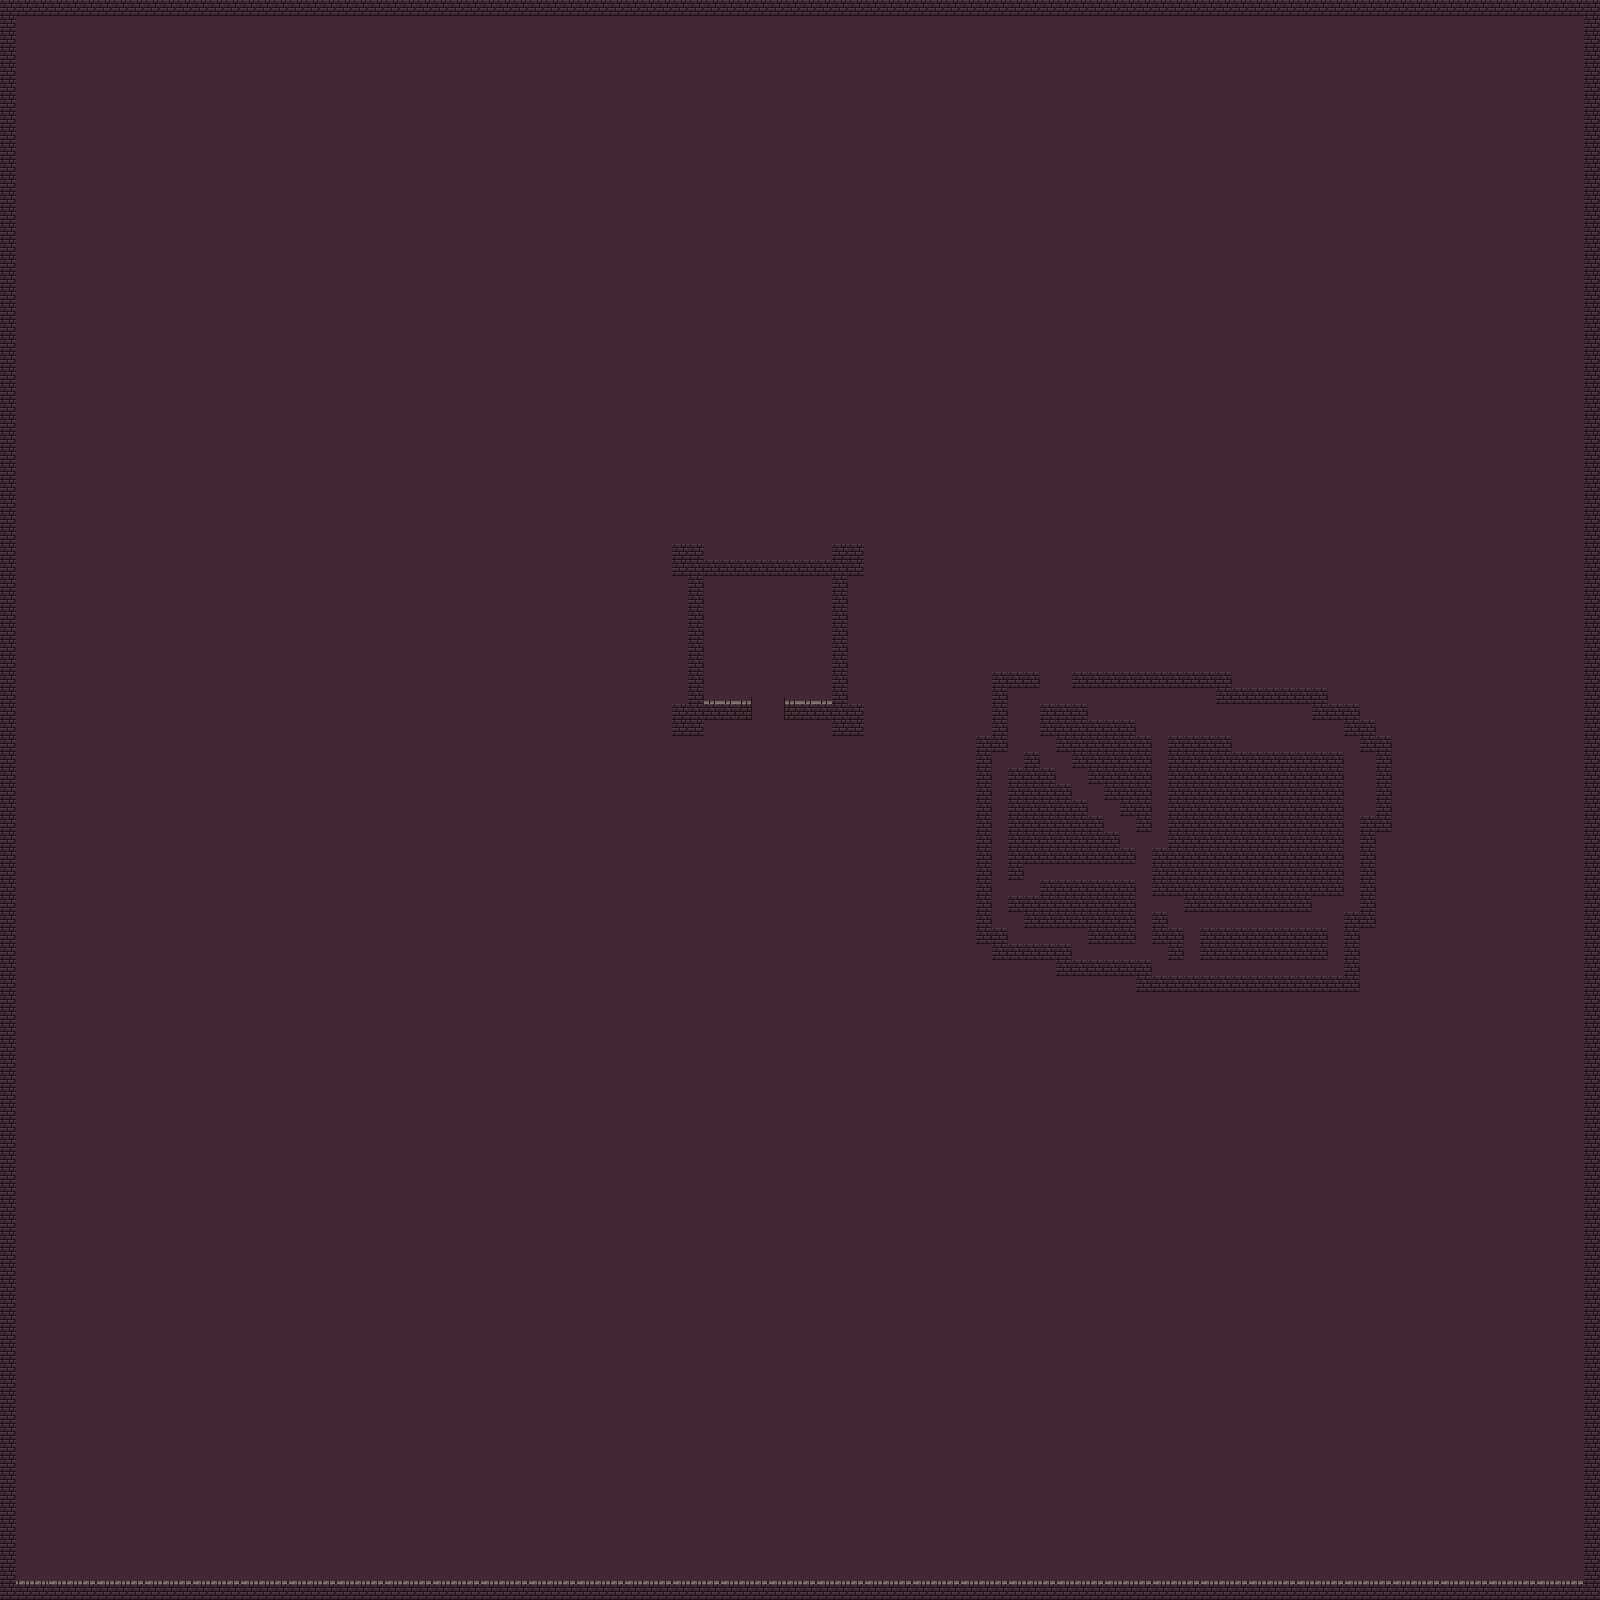

This is a level from a 2D game, rendered from its Tiled map with the project's own tilesets. A one-line summary and the map file follow, with tile-layer data summarised:
An orthogonal 100x100 tile map with 16x16 px tiles, 2 tile layers (Background, Foreground) and 74 objects.

<map version="1.2" tiledversion="1.3.5" orientation="orthogonal" renderorder="left-up" compressionlevel="0" width="100" height="100" tilewidth="16" tileheight="16" infinite="0" nextlayerid="5" nextobjectid="268">
 <tileset firstgid="1" source="0x72_16x16DungeonTilesetTogether.tsx" />
 <layer id="1" name="Background" width="100" height="100">
  <data>[10000 cells, 10000 non-empty, 5 distinct tile ids]</data>
 </layer>
 <layer id="2" name="Foreground" width="100" height="100">
  <data>[10000 cells, 104 non-empty, 6 distinct tile ids]</data>
 </layer>
 <objectgroup id="3" name="Walls">
  <object id="59" x="689" y="560" width="15.5" height="159.25" />
  <object id="60" x="703.375" y="704.75" width="48.25" height="14.5" />
  <object id="66" x="832.25" y="559.875" width="15.375" height="160.25" />
  <object id="67" x="784.75" y="704.625" width="48.5" height="14.625" />
  <object id="69" x="703.5" y="560.625" width="129.375" height="14.25" />
  <object id="72" x="0" y="0.125" width="1600.38" height="15" />
  <object id="75" x="0" y="1584.13" width="1600.25" height="16" />
  <object id="77" x="1584.31" y="14.125" width="15.6875" height="1570.5" />
  <object id="78" x="0.125" y="14.5" width="16" height="1570.5" />
  <object id="205" x="992" y="672" width="16" height="80" />
  <object id="206" x="976" y="736" width="16" height="208" />
  <object id="207" x="992" y="928" width="16" height="32" />
  <object id="208" x="1008" y="944" width="64" height="16" />
  <object id="209" x="1056" y="960" width="96" height="16" />
  <object id="210" x="1136" y="976" width="224" height="16" />
  <object id="215" x="1344" y="912" width="16" height="64" />
  <object id="216" x="1360" y="816" width="16" height="112" />
  <object id="219" x="1376" y="736" width="16" height="96" />
  <object id="221" x="1360" y="720" width="16" height="32" />
  <object id="222" x="1344" y="704" width="16" height="32" />
  <object id="223" x="1312" y="704" width="32" height="16" />
  <object id="225" x="1216" y="688" width="112" height="16" />
  <object id="226" x="1072" y="672" width="160" height="16" />
  <object id="227" x="1008" y="672" width="32" height="16" />
  <object id="228" x="1040" y="704" width="48" height="16" />
  <object id="229" x="1040" y="720" width="96" height="16" />
  <object id="230" x="1056" y="736" width="96" height="16" />
  <object id="231" x="1072" y="752" width="80" height="16" />
  <object id="232" x="1088" y="768" width="64" height="16" />
  <object id="233" x="1104" y="784" width="48" height="16" />
  <object id="234" x="1120" y="800" width="32" height="16" />
  <object id="235" x="1136" y="816" width="16" height="16" />
  <object id="236" x="1024" y="752" width="16" height="16" />
  <object id="237" x="1008" y="768" width="48" height="96" />
  <object id="238" x="1056" y="784" width="16" height="80" />
  <object id="239" x="1072" y="800" width="16" height="64" />
  <object id="240" x="1088" y="816" width="16" height="48" />
  <object id="241" x="1104" y="832" width="16" height="32" />
  <object id="242" x="1120" y="848" width="16" height="16" />
  <object id="243" x="1008" y="864" width="16" height="16" />
  <object id="244" x="1040" y="880" width="96" height="16" />
  <object id="245" x="1024" y="896" width="112" height="32" />
  <object id="246" x="1008" y="896" width="16" height="16" />
  <object id="247" x="1088" y="928" width="48" height="16" />
  <object id="248" x="1152" y="912" width="16" height="32" />
  <object id="249" x="1168" y="928" width="16" height="32" />
  <object id="250" x="1200" y="928" width="128" height="32" />
  <object id="251" x="1312" y="752" width="32" height="144" />
  <object id="253" x="1184" y="752" width="128" height="160" />
  <object id="255" x="1152" y="848" width="32" height="48" />
  <object id="256" x="1168" y="736" width="16" height="112" />
  <object id="257" x="1184" y="736" width="48" height="16" />
 </objectgroup>
 <objectgroup id="4" name="Mobs">
  <object id="128" gid="328" x="847.875" y="735.5" width="16" height="16" />
  <object id="129" gid="328" x="847.75" y="559.625" width="16" height="16" />
  <object id="130" gid="328" x="672.75" y="559.25" width="16" height="16" />
  <object id="131" gid="328" x="672.375" y="735.25" width="16" height="16" />
  <object id="132" gid="16" x="629.5" y="672.75" width="16" height="16" />
  <object id="133" gid="15" x="603.25" y="668.25" width="16" height="16" />
  <object id="134" gid="14" x="574.75" y="665" width="16" height="16" />
  <object id="135" gid="13" x="547" y="667.25" width="16" height="16" />
  <object id="136" gid="12" x="549" y="712.25" width="16" height="16" />
  <object id="137" gid="11" x="606.75" y="759" width="16" height="16" />
  <object id="138" gid="79" x="675.75" y="791.75" width="16" height="16" />
  <object id="139" gid="78" x="648.25" y="793.25" width="16" height="16" />
  <object id="140" gid="112" x="609.25" y="730" width="16" height="16" />
  <object id="141" gid="77" x="613.25" y="801.25" width="16" height="16" />
  <object id="142" gid="76" x="638" y="764.25" width="16" height="16" />
  <object id="143" gid="75" x="518.75" y="759.5" width="16" height="16" />
  <object id="144" gid="10" x="564.25" y="599" width="16" height="16" />
  <object id="145" gid="74" x="605.5" y="606.25" width="16" height="16" />
  <object id="146" gid="73" x="571.5" y="625.25" width="16" height="16" />
  <object id="147" gid="72" x="507.75" y="633" width="16" height="16" />
  <object id="150" gid="112" x="612.25" y="706.25" width="16" height="16" />
  <object id="164" gid="294" x="765.5" y="636" width="16" height="16" />
 </objectgroup>
</map>
